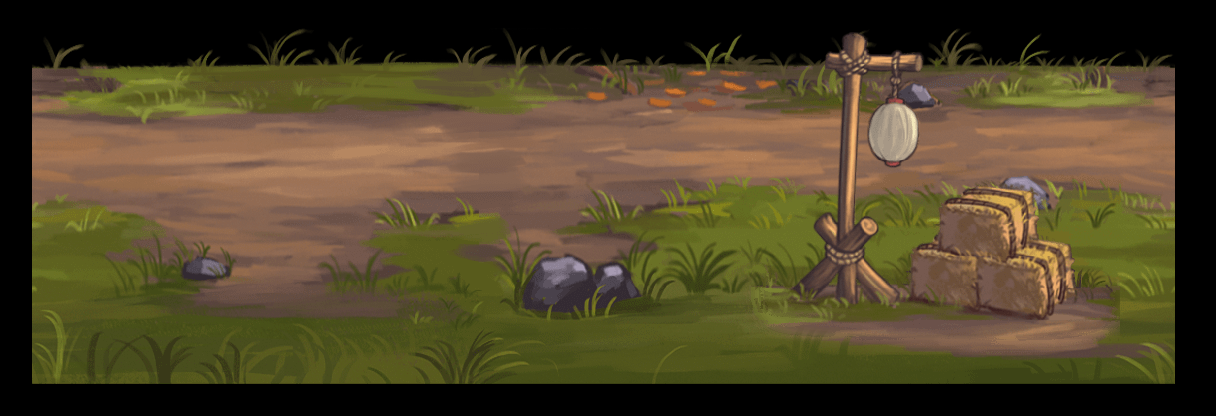

A level layout from a 2D game, rendered from its tile map. Below: a short description, then the map file with its tile-grid data intact:
An orthogonal 38x13 tile map with 32x32 px tiles, 2 tile layers (块层 1, building), 2 hidden layers not drawn, 4 tilesets.

<map version="1.0" tiledversion="1.1.2" orientation="orthogonal" renderorder="right-down" width="38" height="13" tilewidth="32" tileheight="32" infinite="0" nextobjectid="1">
 <tileset firstgid="1" name="6-00" tilewidth="1143" tileheight="357" tilecount="1" columns="1">
  <image source="6-00.png" width="1143" height="357" />
 </tileset>
 <tileset firstgid="2" name="6-12" tilewidth="32" tileheight="32" spacing="1" margin="1" tilecount="120" columns="12">
  <image source="6-12.png" trans="ffffff" width="419" height="333" />
 </tileset>
 <tileset firstgid="122" name="meta_tiles" tilewidth="32" tileheight="32" spacing="1" margin="1" tilecount="2" columns="2">
  <image source="meta_tiles.png" trans="ffffff" width="67" height="34" />
  <tile id="0">
   <properties>
    <property name="collision" value="false" />
   </properties>
  </tile>
  <tile id="1">
   <properties>
    <property name="collision" value="true" />
   </properties>
  </tile>
 </tileset>
 <tileset firstgid="124" name="meta_tiles" tilewidth="32" tileheight="32" spacing="1" margin="1" tilecount="2" columns="2">
  <image source="meta_tiles.png" trans="ffffff" width="67" height="34" />
  <tile id="0">
   <properties>
    <property name="mask" value="false" />
   </properties>
  </tile>
  <tile id="1">
   <properties>
    <property name="mask" value="true" />
   </properties>
  </tile>
 </tileset>
 <layer name="块层 1" width="38" height="13">
  <data encoding="csv">
0,0,0,0,0,0,0,0,0,0,0,0,0,0,0,0,0,0,0,0,0,0,0,0,0,0,0,0,0,0,0,0,0,0,0,0,0,0,
0,0,0,0,0,0,0,0,0,0,0,0,0,0,0,0,0,0,0,0,0,0,0,0,0,0,0,0,0,0,0,0,0,0,0,0,0,0,
0,0,0,0,0,0,0,0,0,0,0,0,0,0,0,0,0,0,0,0,0,0,0,0,0,0,0,0,0,0,0,0,0,0,0,0,0,0,
0,0,0,0,0,0,0,0,0,0,0,0,0,0,0,0,0,0,0,0,0,0,0,0,0,0,0,0,0,0,0,0,0,0,0,0,0,0,
0,0,0,0,0,0,0,0,0,0,0,0,0,0,0,0,0,0,0,0,0,0,0,0,0,0,0,0,0,0,0,0,0,0,0,0,0,0,
0,0,0,0,0,0,0,0,0,0,0,0,0,0,0,0,0,0,0,0,0,0,0,0,0,0,0,0,0,0,0,0,0,0,0,0,0,0,
0,0,0,0,0,0,0,0,0,0,0,0,0,0,0,0,0,0,0,0,0,0,0,0,0,0,0,0,0,0,0,0,0,0,0,0,0,0,
0,0,0,0,0,0,0,0,0,0,0,0,0,0,0,0,0,0,0,0,0,0,0,0,0,0,0,0,0,0,0,0,0,0,0,0,0,0,
0,0,0,0,0,0,0,0,0,0,0,0,0,0,0,0,0,0,0,0,0,0,0,0,0,0,0,0,0,0,0,0,0,0,0,0,0,0,
0,0,0,0,0,0,0,0,0,0,0,0,0,0,0,0,0,0,0,0,0,0,0,0,0,0,0,0,0,0,0,0,0,0,0,0,0,0,
0,0,0,0,0,0,0,0,0,0,0,0,0,0,0,0,0,0,0,0,0,0,0,0,0,0,0,0,0,0,0,0,0,0,0,0,0,0,
0,1,0,0,0,0,0,0,0,0,0,0,0,0,0,0,0,0,0,0,0,0,0,0,0,0,0,0,0,0,0,0,0,0,0,0,0,0,
0,0,0,0,0,0,0,0,0,0,0,0,0,0,0,0,0,0,0,0,0,0,0,0,0,0,0,0,0,0,0,0,0,0,0,0,0,0
</data>
 </layer>
 <layer name="building" width="38" height="13">
  <data encoding="csv">
0,0,0,0,0,0,0,0,0,0,0,0,0,0,0,0,0,0,0,0,0,0,0,0,0,0,0,0,0,0,0,0,0,0,0,0,0,0,
0,0,0,0,0,0,0,0,0,0,0,0,0,0,0,0,0,0,0,0,0,0,0,2,3,4,5,6,7,8,9,10,11,12,13,0,0,0,
0,0,0,0,0,0,0,0,0,0,0,0,0,0,0,0,0,0,0,0,0,0,0,14,15,16,17,18,19,20,21,22,23,24,25,0,0,0,
0,0,0,0,0,0,0,0,0,0,0,0,0,0,0,0,0,0,0,0,0,0,0,26,27,28,29,30,31,32,33,34,35,36,37,0,0,0,
0,0,0,0,0,0,0,0,0,0,0,0,0,0,0,0,0,0,0,0,0,0,0,38,39,40,41,42,43,44,45,46,47,48,49,0,0,0,
0,0,0,0,0,0,0,0,0,0,0,0,0,0,0,0,0,0,0,0,0,0,0,50,51,52,53,54,55,56,57,58,59,60,61,0,0,0,
0,0,0,0,0,0,0,0,0,0,0,0,0,0,0,0,0,0,0,0,0,0,0,62,63,64,65,66,67,68,69,70,71,72,73,0,0,0,
0,0,0,0,0,0,0,0,0,0,0,0,0,0,0,0,0,0,0,0,0,0,0,74,75,76,77,78,79,80,81,82,83,84,85,0,0,0,
0,0,0,0,0,0,0,0,0,0,0,0,0,0,0,0,0,0,0,0,0,0,0,86,87,88,89,90,91,92,93,94,95,96,97,0,0,0,
0,0,0,0,0,0,0,0,0,0,0,0,0,0,0,0,0,0,0,0,0,0,0,98,99,100,101,102,103,104,105,106,107,108,109,0,0,0,
0,0,0,0,0,0,0,0,0,0,0,0,0,0,0,0,0,0,0,0,0,0,0,110,111,112,113,114,115,116,117,118,119,120,121,0,0,0,
0,0,0,0,0,0,0,0,0,0,0,0,0,0,0,0,0,0,0,0,0,0,0,0,0,0,0,0,0,0,0,0,0,0,0,0,0,0,
0,0,0,0,0,0,0,0,0,0,0,0,0,0,0,0,0,0,0,0,0,0,0,0,0,0,0,0,0,0,0,0,0,0,0,0,0,0
</data>
 </layer>
 <layer name="collision" width="38" height="13" visible="0">
  <data encoding="csv">
0,0,0,0,0,0,0,0,0,0,0,0,0,0,0,0,0,0,0,0,0,0,0,0,0,0,0,0,0,0,0,0,0,0,0,0,0,0,
0,0,0,0,0,0,0,0,0,0,0,0,0,0,0,0,0,0,0,0,0,0,0,0,0,122,122,122,122,0,0,0,0,0,0,0,0,0,
0,0,0,0,0,0,0,0,0,0,0,0,0,0,0,0,0,0,0,0,0,0,0,0,0,0,122,0,122,0,0,0,0,0,0,0,0,0,
0,0,0,0,0,0,0,0,0,0,0,0,0,0,0,0,0,0,0,0,0,0,0,0,0,0,122,122,122,0,0,0,0,0,0,0,0,0,
0,0,0,0,0,0,0,0,0,0,0,0,0,0,0,0,0,0,0,0,0,0,0,0,0,0,122,122,122,0,0,0,0,0,0,0,0,0,
0,0,0,0,0,0,0,0,0,0,0,0,0,0,0,0,0,0,0,0,0,0,0,0,0,0,122,0,0,0,122,122,0,0,0,0,0,0,
0,0,0,0,0,0,0,0,0,0,0,0,0,0,0,0,0,0,0,0,0,0,0,0,0,122,122,122,0,122,122,122,122,0,0,0,0,0,
0,0,0,0,0,0,0,0,0,0,0,0,0,0,0,0,0,0,0,0,0,0,0,0,0,122,122,122,122,122,122,122,122,122,0,0,0,0,
0,0,0,0,0,0,0,0,0,0,0,0,0,0,0,0,0,0,0,0,0,0,0,0,0,122,122,122,122,122,0,0,0,122,0,0,0,0,
0,0,0,0,0,0,0,0,0,0,0,0,0,0,0,0,0,0,0,0,0,0,0,0,0,122,122,122,122,122,122,122,122,122,0,0,0,0,
0,0,0,0,0,0,0,0,0,0,0,0,0,0,0,0,0,0,0,0,0,0,0,0,0,0,0,0,0,0,0,0,0,0,0,0,0,0,
0,0,0,0,0,0,0,0,0,0,0,0,0,0,0,0,0,0,0,0,0,0,0,0,0,0,0,0,0,0,0,0,0,0,0,0,0,0,
0,0,0,0,0,0,0,0,0,0,0,0,0,0,0,0,0,0,0,0,0,0,0,0,0,0,0,0,0,0,0,0,0,0,0,0,0,0
</data>
 </layer>
 <layer name="mask" width="38" height="13" visible="0">
  <data encoding="csv">
124,124,124,124,124,124,124,124,124,124,124,124,124,124,124,124,124,124,124,124,124,124,124,124,124,124,124,124,124,124,124,124,124,124,124,124,124,124,
124,124,124,124,124,124,124,124,124,124,124,124,124,124,124,124,124,124,124,124,124,124,124,124,124,124,125,125,125,124,124,124,124,124,124,124,124,124,
124,124,124,124,124,124,124,124,124,124,124,124,124,124,124,124,124,124,124,124,124,124,124,124,124,124,125,124,125,124,124,124,124,124,124,124,124,124,
124,124,124,124,124,124,124,124,124,124,124,124,124,124,124,124,124,124,124,124,124,124,124,124,124,124,125,125,125,124,124,124,124,124,124,124,124,124,
124,124,124,124,124,124,124,124,124,124,124,124,124,124,124,124,124,124,124,124,124,124,124,124,124,124,125,125,125,124,124,124,124,124,124,124,124,124,
124,124,124,124,124,124,124,124,124,124,124,124,124,124,124,124,124,124,124,124,124,124,124,124,124,124,125,125,125,124,125,125,124,124,124,124,124,124,
124,124,124,124,124,124,124,124,124,124,124,124,124,124,124,124,124,124,124,124,124,124,124,124,124,125,125,125,124,125,125,125,125,124,124,124,124,124,
124,124,124,124,124,124,124,124,124,124,124,124,124,124,124,124,124,124,124,124,124,124,124,124,124,125,125,125,125,125,125,125,125,125,124,124,124,124,
124,124,124,124,124,124,124,124,124,124,124,124,124,124,124,124,124,124,124,124,124,124,124,124,124,125,125,125,125,125,125,125,125,125,124,124,124,124,
124,124,124,124,124,124,124,124,124,124,124,124,124,124,124,124,124,124,124,124,124,124,124,124,124,125,125,125,125,125,125,125,125,125,124,124,124,124,
124,124,124,124,124,124,124,124,124,124,124,124,124,124,124,124,124,124,124,124,124,124,124,124,124,124,124,124,124,124,124,124,124,124,124,124,124,124,
124,124,124,124,124,124,124,124,124,124,124,124,124,124,124,124,124,124,124,124,124,124,124,124,124,124,124,124,124,124,124,124,124,124,124,124,124,124,
124,124,124,124,124,124,124,124,124,124,124,124,124,124,124,124,124,124,124,124,124,124,124,124,124,124,124,124,124,124,124,124,124,124,124,124,124,124
</data>
 </layer>
</map>
